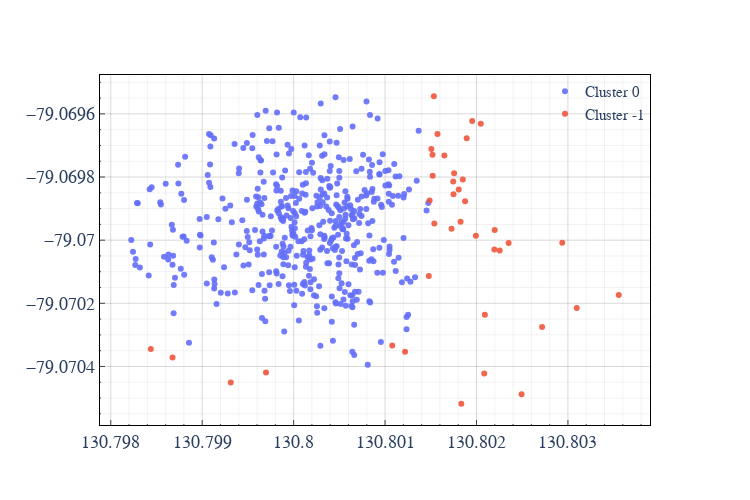

The cell this chart's notebook holds for it:
### Code cell
ex = buckets["transit"]["RS Cha"]
df = ex.get_pandas()
# tr = go.Scatter(x=df["ra"], y=df["dec"], mode="markers")
# go.Figure().add_trace(tr).show()

cluster_tbl = np_tbl[:, :2]
clstr = DBSCAN(eps=0.8/3600, min_samples=16).fit(cluster_tbl) # high minsamples cutting out some very sparse examples

labels = clstr.labels_
filters = [(l, [x == l for x in labels]) for l in set(labels)]
clusters = [(l, df[f]) for l,f in filters]
traces = [
    go.Scatter(x = tbl["ra"], y = tbl["dec"], mode='markers', name=f"Cluster {i}", marker=dict(opacity=0.9))
    for i, tbl in (clusters)
]
fig = go.Figure()
fig.add_traces(traces)
update_layout(fig)
fig.show()

### Figure 1 — Plotly figure (JSON) as saved in the notebook; plotly's stock layout.template omitted (floating-point values rounded to 4 significant figures; data arrays with more than 128 entries replaced by an {"elided": "..."} marker saying what was removed)
{"data": [{"marker": {"opacity": 0.9}, "mode": "markers", "name": "Cluster 0", "type": "scatter", "x": {"elided": "456 float values"}, "y": {"elided": "456 float values"}}, {"marker": {"opacity": 0.9}, "mode": "markers", "name": "Cluster -1", "type": "scatter", "x": [130.8, 130.8, 130.8, 130.8, 130.8, 130.8, 130.8, 130.8, 130.8, 130.8, 130.8, 130.8, 130.8, 130.8, 130.8, 130.8, 130.8, 130.8, 130.8, 130.8, 130.8, 130.8, 130.8, 130.8, 130.8, 130.8, 130.8, 130.8, 130.8, 130.8, 130.8, 130.8, 130.8, 130.8, 130.8, 130.8, 130.8, 130.8, 130.8], "y": [-79.07, -79.07, -79.07, -79.07, -79.07, -79.07, -79.07, -79.07, -79.07, -79.07, -79.07, -79.07, -79.07, -79.07, -79.07, -79.07, -79.07, -79.07, -79.07, -79.07, -79.07, -79.07, -79.07, -79.07, -79.07, -79.07, -79.07, -79.07, -79.07, -79.07, -79.07, -79.07, -79.07, -79.07, -79.07, -79.07, -79.07, -79.07, -79.07]}], "layout": {"font": {"family": "Times New Roman", "size": 18}, "height": 500, "legend": {"bgcolor": "rgba(0, 0, 0, 0)", "font": {"family": "monospace", "size": 15}, "x": 1, "xanchor": "right"}, "margin": {"b": 75, "l": 100, "pad": 0, "r": 100, "t": 75}, "plot_bgcolor": "rgba(0, 0, 0, 0)", "showlegend": true, "title": {"font": {"size": 18}}, "width": 750, "xaxis": {"gridcolor": "rgba(0, 0, 0, .15)", "linecolor": "black", "minor": {"gridcolor": "rgba(1, 1, 1, .05)", "showgrid": true, "ticklen": 1, "ticks": "inside"}, "mirror": true, "showgrid": true, "showline": true, "ticks": "inside", "title": {"font": {"size": 18}}, "zeroline": false, "zerolinecolor": "rgba(0, 0, 0, .15)"}, "yaxis": {"gridcolor": "rgba(0, 0, 0, .15)", "linecolor": "black", "minor": {"gridcolor": "rgba(1, 1, 1, .05)", "showgrid": true, "ticklen": 1, "ticks": "inside"}, "mirror": true, "showgrid": true, "showline": true, "ticks": "inside", "title": {"font": {"size": 18}}, "zeroline": false, "zerolinecolor": "rgba(0, 0, 0, .15)"}}}
